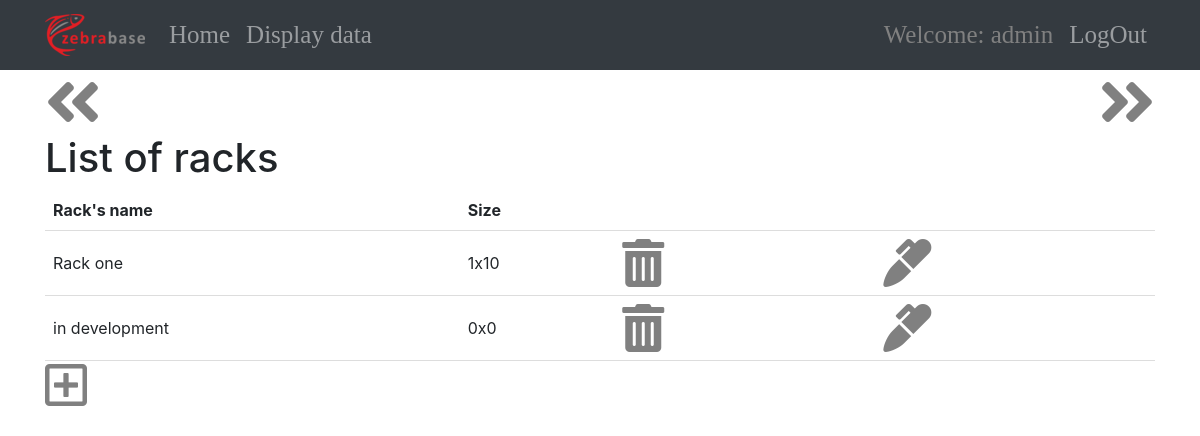
Page /rooms/20 (signed in) on the committed database.
### management/models.py (models this page shows)
class Rack(models.Model):
    row_max = models.IntegerField()
    column_max = models.IntegerField()
    name = models.CharField(max_length = 100)
    room_id = models.ForeignKey(Room,to_field='id', on_delete=models.CASCADE)

### management/views.py (the view)
# urls.py: path('rooms/<int:pk>',login_required(SelectRackView.as_view()),name = 'SelectRack'),
class SelectRackView(TemplateView):
    template_name = 'selectrack.html'
    def get(self, request, *args, **kwargs):
        rack = Rack.objects.filter(room_id=self.kwargs['pk'])
        return render(self.request,self.template_name,{'res': rack,
                                                        'room_id' : self.kwargs['pk']})

### management/models.py (called while the page is built)
    def __str__(self):
        return str(self.id)

### management/templates/selectrack.html (shortened to what this page needs)
<!DOCTYPE html>
{% extends "base.html" %}
{% block content%}
<i style = "color:grey;" onclick="goBack()" class="fas fa-angle-double-left fa-4x"></i>
<i style = "float: right;color:grey;"onclick="goForward()" class="fas fa-angle-double-right fa-4x"></i>
  <br>
  <h1>List of racks</h1>
  <table style="border-collapse: collapse;width: 100%;">
  <tr>
    <th style ="padding: 8px;text-align: left;border-bottom: 1px solid #ddd; text-align: left;">Rack's name</th>
    <th style ="padding: 8px;text-align: left;border-bottom: 1px solid #ddd; text-align: left;">Size</th>
    <th style ="padding: 8px;text-align: left;border-bottom: 1px solid #ddd; text-align: left;"></th>
    <th style ="padding: 8px;text-align: left;border-bottom: 1px solid #ddd; text-align: left;"></th>
  </tr>
    {% for rack in res %}
  <tr class = "select" data-link="{{rack.room_id}}/rack/{{rack.pk}}">
    <td style ="padding: 8px;text-align: left;border-bottom: 1px solid #ddd;">{{rack.name}}</th>
    <td style ="padding: 8px;text-align: left;border-bottom: 1px solid #ddd;">{{rack.column_max}}x{{rack.row_max}}</th>
    <td style ="padding: 8px;text-align: left;border-bottom: 1px solid #ddd;"><a style="padding-right:25px; color:grey;" href="{{room_id}}/rack/{{rack.pk}}/delete"><i class="fas fa-trash-alt fa-3x"></i></a></th>
    <td style ="padding: 8px;text-align: left;border-bottom: 1px solid #ddd;"> <a style="padding-right:25px; color:grey;" href="{{room_id}}/rack/{{rack.pk}}/update"><i class="fas fa-marker fa-3x"></i></a></th>
  </tr>
    {% endfor%}
  </table>
<a style= "color:grey" href="{{room_id}}/rack/add"><i class="far fa-plus-square fa-3x"></i></a>
{% endblock %}

### management/templates/base.html (shortened to what this page needs)
<!DOCTYPE html>
<html lang="en" dir="ltr">
  <head>
    {% load staticfiles %}
    <link rel="stylesheet" href="https://stackpath.bootstrapcdn.com/bootstrap/4.3.1/css/bootstrap.min.css">
    <link rel="stylesheet" href="https://use.fontawesome.com/releases/v5.7.2/css/all.css">
  </head>
  <body>
    <nav class="navbar navbar-expand-lg navbar-dark bg-dark" style = "font-family: 'Viga';font-size: 25px; " >
      <div class="container">
      <a class="navbar-brand" href="{% url 'index'%}"><img src="{% static "images/logo.png" %}" alt="not found" ></a>
      <div class="collapse navbar-collapse"id="navbarText" >
        <ul class="navbar-nav mr-auto">
          <li class="nav-item">
            <a class="nav-link" href="{% url 'index'%}">Home</a>
          </li>
          <li class="nav-item">
            <a class="nav-link" href="{% url 'rooms'%}">Display data</a>
          </li>
        </ul>
        <ul class="nav navbar-nav navbar-right">
        <div style = "color:grey;" class="nav-link" >Welcome: {{ user }} </div>
        <a class="nav-link" href="{% url 'logout' %}">LogOut</a>
        </ul>
      </div>
      </div>
    </nav>
    <div class="container">
      {% block content %}
      {% endblock %}
    </div>
  </body>
</html>

### rows in the picture
Rack: name "Rack one", column_max "1", row_max "10"
Rack: name "in development", column_max "0", row_max "0"

### other values in the picture
{{ user }} "admin"
